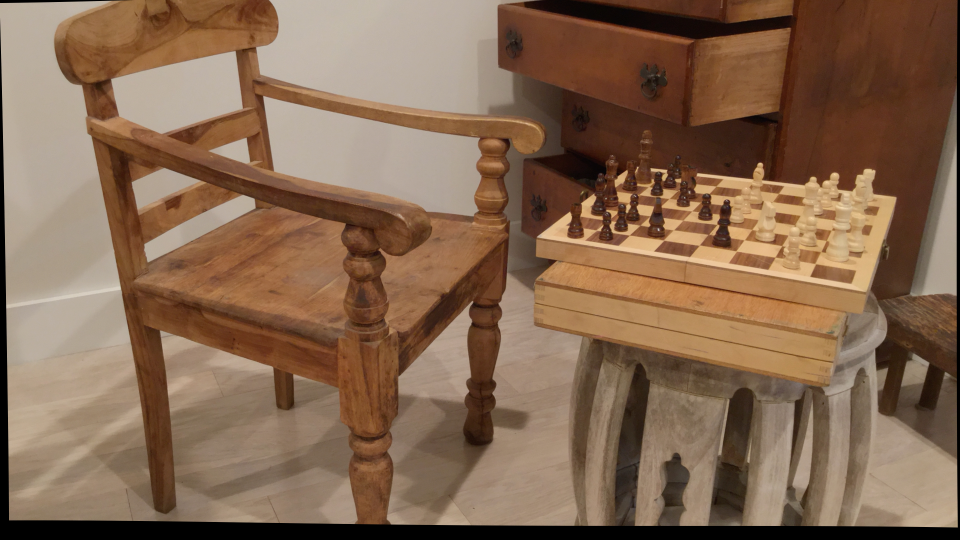
#> input picture HKCV_01_Stereo_SGBM_DepthEstimation/scripts/data/img1.png, 1920 x 1080 px, found by its file name (shown at 1/2 size)
$ python SGBM_Stereo_DepthEstimation.py
#> lines starting #> are read from the running program, lines starting #| are printed output that depends on the picture; after the words box and inside, x2 and y2 are one past the last pixel; in counts of white or black regions, pixels touching at a corner belong together
"""
Author: Venkata Harikrishna, Talapala
GitHub: https://github.com/tvharikrishna
License: GNU GPL v3.0 (use, modify, and share according to its terms)
Project: Stereo Depth Estimation using Semi-Global Block Matching algorithm.
"""

import cv2
import numpy as np

class DepthEstimation():

    # Constructor with image paths as parameters
    def __init__(self, Left_Image_Path, Right_Image_Path) -> None:
        """
        Initialize the DepthEstimation class with specific camera parameters and StereoSGBM parameters.
        The camera parameters such as focal length and baseline are specific to the Middlebury Stereo Datasets.
        The StereoSGBM (Semi-Global Block Matching) parameters should be adjusted according to the specifics
        of the dataset used.

        More information on the dataset can be found at: https://vision.middlebury.edu/stereo/data/

        Parameters:
        - minDisparity: Minimum disparity considered.
        - numDisparities: Number of disparities considered.
        - blockSize: Size of the block used for matching.
        - P1, P2: Parameters that control the smoothness of the disparity map.
        - disp12MaxDiff: Maximum allowed difference in the left and right disparity maps.
        - uniquenessRatio: Margin by which the best (minimum) computed cost function value should 'win' the second best value.
        - speckleWindowSize, speckleRange: Parameters for speckle filtering.
        - preFilterCap: Truncation value for the prefiltered image pixels.
        - mode: Mode of the StereoSGBM algorithm.
        """

        # Initialize camera parameters
        self.focal_length = 1758.23
        self.baseline = 97.99

        # StereoSGBM parameters
        window_size = 7
        min_disp = 0
        num_disp = 16 * 13

        # Create StereoSGBM and WLS filter instances with the given parameters
        self.left_matcher = cv2.StereoSGBM_create(
            minDisparity=min_disp,
            numDisparities=num_disp,
            blockSize=window_size,
            P1=8 * 2 * window_size ** 2,
            P2=32 * 2 * window_size ** 2,
            disp12MaxDiff=500,
            uniquenessRatio=15,
            speckleWindowSize=0,
            speckleRange=2,
            preFilterCap=60,
            mode=cv2.STEREO_SGBM_MODE_SGBM_3WAY
        )

        # Preprocess images
        self.imgL_gray, self.imgR_gray, self.imgL, self.imgR = DepthEstimation._preprocess(Left_Image_Path, Right_Image_Path)
#> in _preprocess, imgL is the input picture: shape (1080, 1920, 3); mean B, G, R 80.8, 103.9, 133
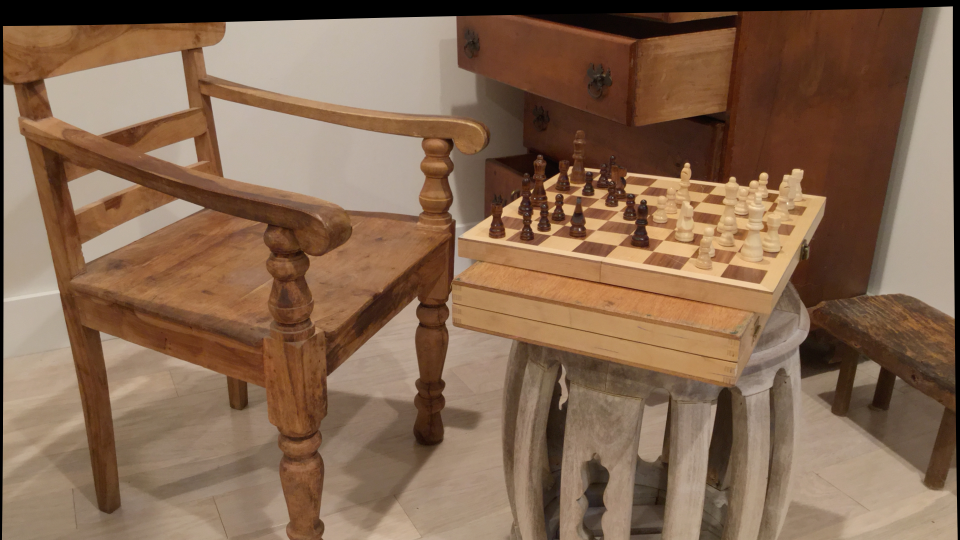
#> input picture HKCV_01_Stereo_SGBM_DepthEstimation/scripts/data/img2.png, 1920 x 1080 px, found by its file name (shown at 1/2 size)
#> in _preprocess, imgR is the input picture: shape (1080, 1920, 3); mean B, G, R 80.5, 103.8, 133.3

    # Private method
    def _disparity(self):
        """
        This private method computes the disparity map which is a representation of the depth information obtained
        from a pair of stereo images. It utilizes the Weighted Least Squares (WLS) filter to improve the disparity
        map generated by the Semi-Global Block Matching (SGBM) algorithm.

        The disparity map is computed separately for the left and right images using the left_matcher, which is an
        instance of the SGBM algorithm. The computed disparities are then filtered using the WLS filter, which applies
        a more sophisticated approach to reduce noise and smooth the disparities while preserving edge information.

        The WLS filter is configured with lambda and sigma values, which determine the amount of regularization and
        the range of influence of each pixel, respectively. After filtering, the disparity map is normalized to a
        range suitable for visualization.

        Returns:
            A normalized, uint8 type disparity map ready for visualization or further processing.
        """

        lmbda = 250000
        sigma = 1.5
        wls_filter = cv2.ximgproc.createDisparityWLSFilter(matcher_left=self.left_matcher)
        wls_filter.setLambda(lmbda)
        wls_filter.setSigmaColor(sigma)

        # Compute disparity maps for the left and right images
        displ = self.left_matcher.compute(self.imgL_gray, self.imgR_gray).astype(np.float32)
        dispr = cv2.ximgproc.createRightMatcher(self.left_matcher).compute(self.imgR_gray, self.imgL_gray).astype(np.float32)
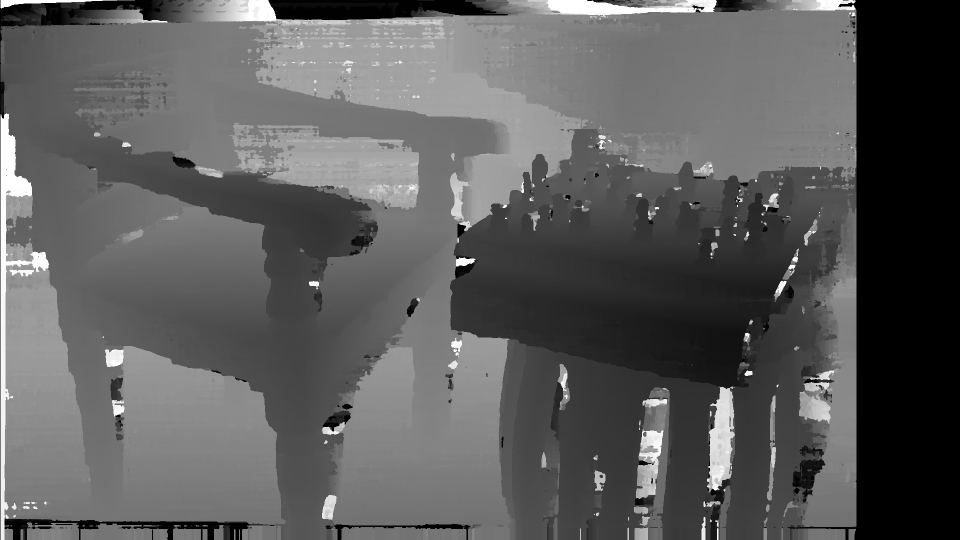
#> dispr: shape (1080, 1920) float32 (shown at 1/2 size); min -3328, max 0, mean -2110.5; drawn with min black and max white

        # Apply Weighted Least Squares filtering to disparity maps
        filteredImg = wls_filter.filter(displ, self.imgL, None, dispr)
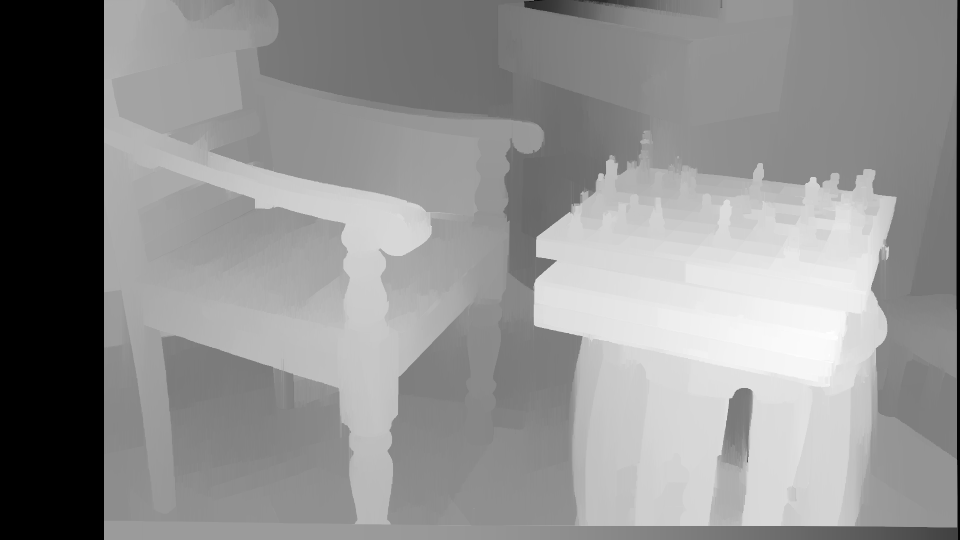
#> filteredImg: shape (1080, 1920) float32 (shown at 1/2 size); min -16, max 3080.2, mean 1728.6; drawn with min black and max white

        # Normalize the filtered image for visualization purposes
        filteredImg = cv2.normalize(src=filteredImg, dst=filteredImg, beta=0, alpha=255, norm_type=cv2.NORM_MINMAX)
        filteredImg = np.uint8(filteredImg)

        return filteredImg

    # Method to calculate and optionally save or display depth maps
    def depth(self, save_images=False, display_images=False):
        """
        This method computes the depth map from the disparity map generated by `_disparity`.
        The depth map is computed using the focal length and baseline of the camera setup.
        Non-zero disparity values are used to calculate the depth, while zero disparity values are managed to avoid division by zero.
        The resulting depth map is then normalized and clipped for better visualization.
        This normalized depth map can be visualized using a color map, which can be particularly helpful for understanding the depth variations in the scene.

        The method also provides options to save the resulting images to disk and/or display them on screen.
        Saving is done for the disparity map, the raw depth map, and the color-mapped depth map. Displaying the images involves opening windowed views of each map.

        Parameters:
        - save_images (bool): If True, saves the disparity map and depth maps to the disk.
        - display_images (bool): If True, displays the images on screen.

        The images are saved with predefined filenames in a 'generated_images' directory, and the display will show until a key is pressed.
        """

        # Get the filtered disparity map
        filteredImg = self._disparity()

        # Calculate the depth map
        depth_map = np.zeros_like(filteredImg, dtype=np.float32)
        nonzero_disparity = filteredImg > 0
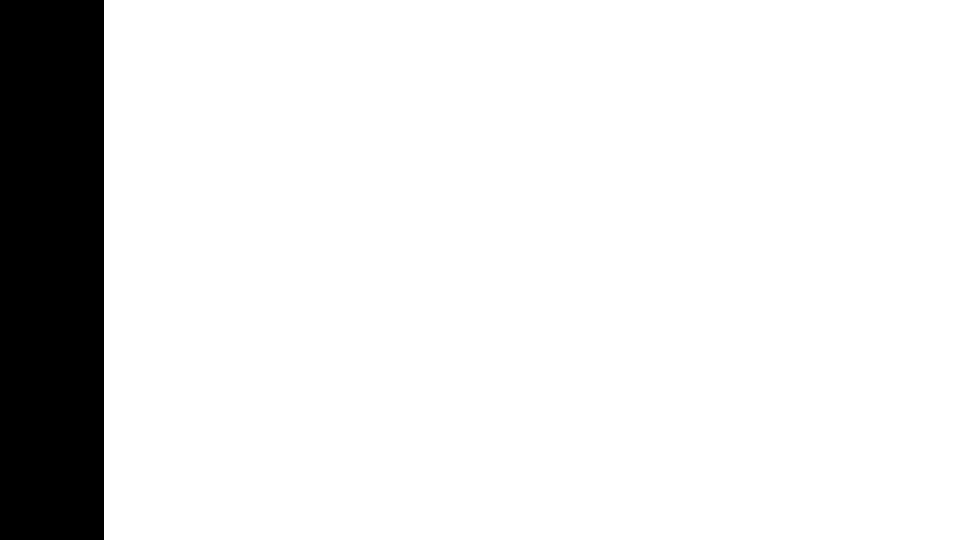
#> nonzero_disparity: shape (1080, 1920) bool (shown at 1/2 size); 89.2% white; 1 black region, box (x1, y1, x2, y2) and area: (0, 0, 208, 1080) 224640
        depth_map[nonzero_disparity] = (self.focal_length * self.baseline) / (filteredImg[nonzero_disparity] + (filteredImg[nonzero_disparity] == 0))
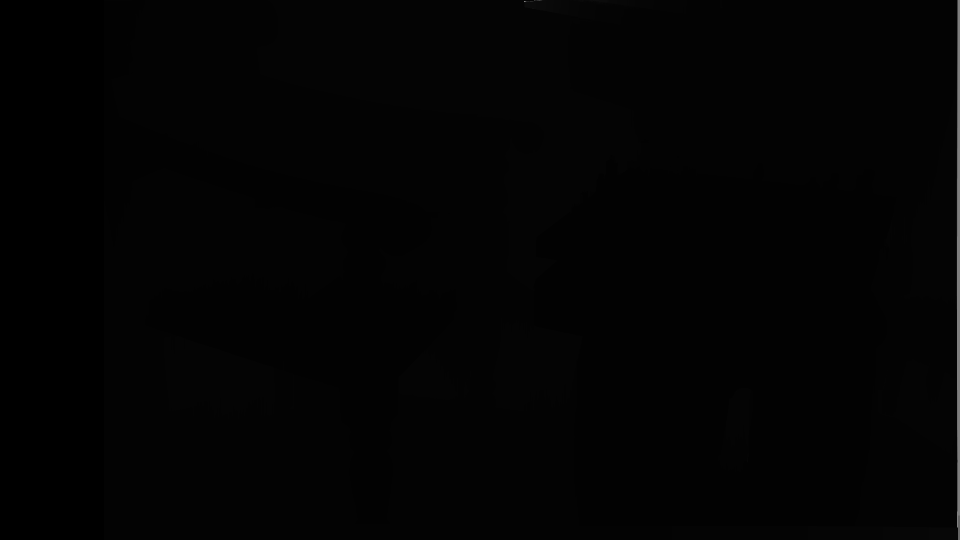
#> depth_map: shape (1080, 1920) float32 (shown at 1/2 size); min 0, max 86144.5, mean 1125.6; drawn with min black and max white

        # Normalize and clip depth map for visualization
        max_depth = np.percentile(depth_map[nonzero_disparity], 95)
#> max_depth = 1538.3
        depth_map_display = np.clip(depth_map, 0, max_depth)
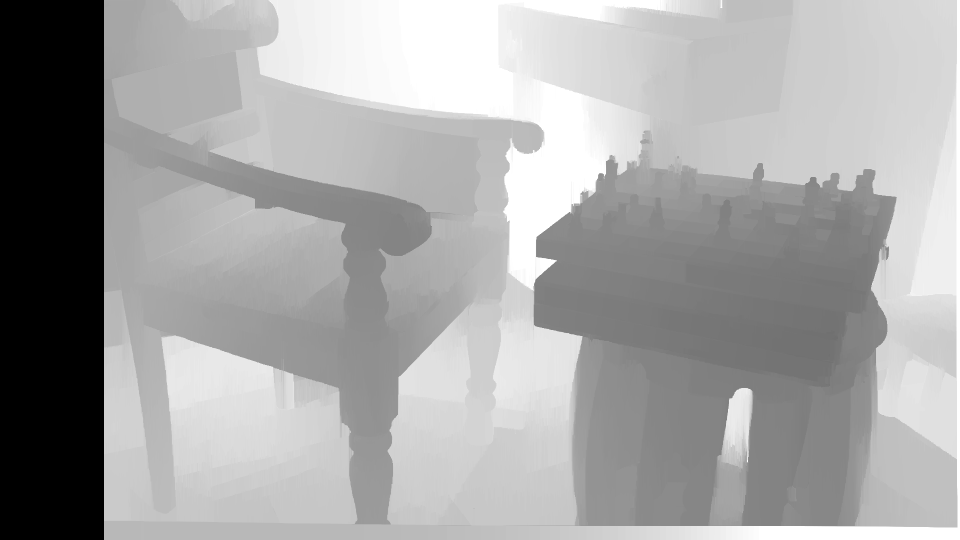
#> depth_map_display: shape (1080, 1920) float32 (shown at 1/2 size); min 0, max 1538.3, mean 998; drawn with min black and max white
        depth_map_display = 255 * (depth_map_display / max_depth)
        depth_map_display = np.uint8(depth_map_display)

        # Apply a color map for better visualization
        depth_map_display_jet_color = cv2.applyColorMap(depth_map_display, cv2.COLORMAP_INFERNO)
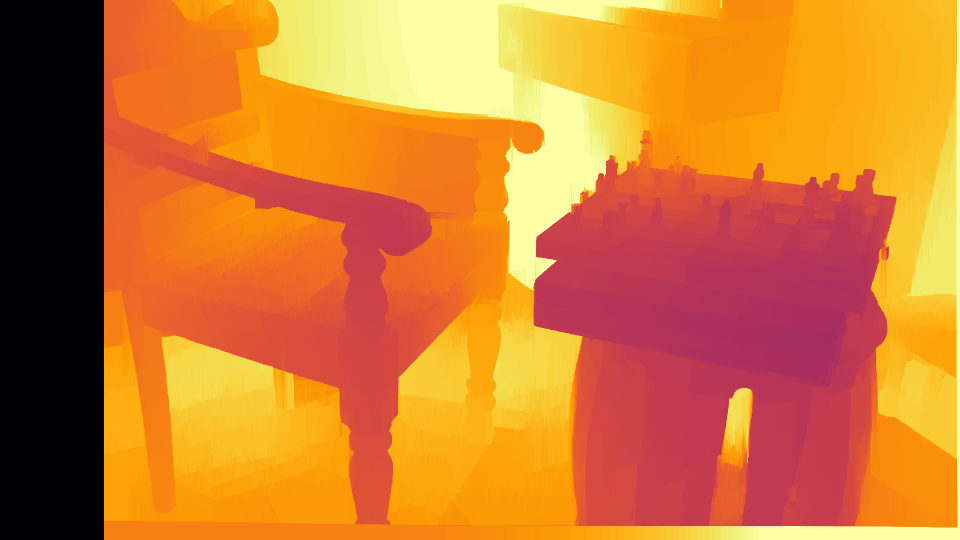
#> depth_map_display_jet_color: shape (1080, 1920, 3) (shown at 1/2 size); mean B, G, R 47.8, 122.4, 207.6

        # Save images if required
        if save_images:
            cv2.imwrite('scripts/generated_images/Disparity_Map.png', filteredImg)
            cv2.imwrite('scripts/generated_images/Depth_Map.png', depth_map_display)
            cv2.imwrite('scripts/generated_images/Depth_Map_Color.png', depth_map_display_jet_color)

        # Display images if required
        if display_images:
            cv2.imshow('Filtered Disparity Map', filteredImg)
            cv2.imshow('Depth Map', depth_map_display)
            cv2.imshow('Depth Color Map', depth_map_display_jet_color)
            cv2.waitKey(0)
            cv2.destroyAllWindows()

    # Static method for preprocessing images
    @staticmethod
    def _preprocess(Left_Image_Path: str, Right_Image_Path: str):
            """
            Preprocess the input images for disparity map generation. This method reads the images from the given paths
            and converts them to grayscale, which is a common preprocessing step for disparity calculation.

            Parameters:
            - Left_Image_Path (str): The file path to the left image.
            - Right_Image_Path (str): The file path to the right image.

            Returns:
            Tuple: A tuple containing the grayscale left image, grayscale right image, original left image, and original right image.
            """

            # Read and convert images to grayscale
            imgL = cv2.imread(Left_Image_Path, cv2.IMREAD_COLOR)
            imgR = cv2.imread(Right_Image_Path, cv2.IMREAD_COLOR)
            imgL_gray = cv2.cvtColor(imgL, cv2.COLOR_BGR2GRAY)
            imgR_gray = cv2.cvtColor(imgR, cv2.COLOR_BGR2GRAY)

            # Return preprocessed images
            return imgL_gray, imgR_gray, imgL, imgR


if __name__ == "__main__":
    """
    This script when executed as the main program performs depth estimation from a pair of stereo images.
    It uses pre-set paths to the left and right images, creates an instance of the DepthEstimation class,
    and then calls the depth method to calculate and save the depth map images.
    """

    # Paths to left and right images
    Left_Image_Path = 'scripts\data\img1.png'
    Right_Image_Path = 'scripts\data\img2.png'

    # Create an instance of DepthEstimation and calculate depth
    depth_est = DepthEstimation(Left_Image_Path='scripts\data\img1.png', Right_Image_Path='scripts\data\img2.png')
    depth_est.depth(save_images=True)
